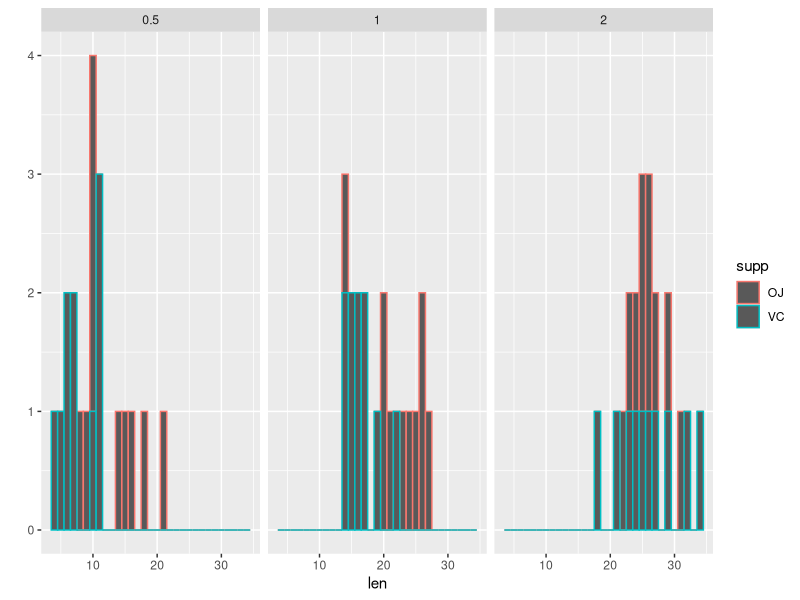
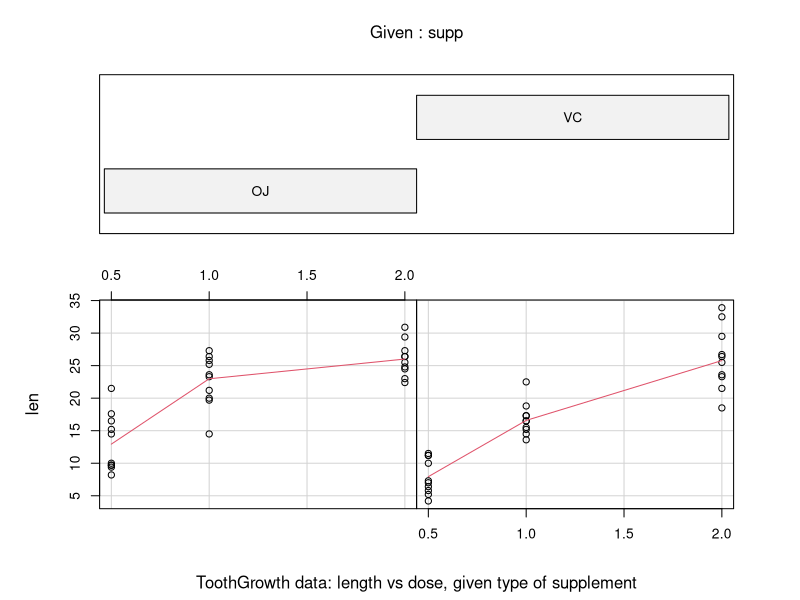

Write R code to recreate these figures, in order.
## ---- chunk 1
library(datasets)
library(ggplot2)
library(dplyr)
## ---- chunk 2
qplot(len, data=ToothGrowth, binwidth=1, facets=.~dose, colour=supp)
## ---- chunk 3
coplot(len ~ dose | supp, data = ToothGrowth, panel = panel.smooth, xlab = "ToothGrowth data: length vs dose, given type of supplement")
## ---- chunk 4
TG <- split(ToothGrowth, ToothGrowth$supp)
TGOJ <- as.data.frame(TG[1]); TGVC <- as.data.frame(TG[2])
## ---- chunk 5
TGOJdose <- split(TGOJ, factor(TGOJ$OJ.dose))
aTGOJdose <- as.data.frame(TGOJdose[1]); bTGOJdose <- as.data.frame(TGOJdose[2]); cTGOJdose <- as.data.frame(TGOJdose[3])
## ---- chunk 6
t.test(aTGOJdose$X0.5.OJ.len, bTGOJdose$X1.OJ.len, var.equal=TRUE)
## ---- chunk 7
t.test(bTGOJdose$X1.OJ.len, cTGOJdose$X2.OJ.len, var.equal=TRUE)
## ---- chunk 8
TGVCdose <- split(TGVC, factor(TGVC$VC.dose))
aTGVCdose <- as.data.frame(TGVCdose[1]); bTGVCdose <- as.data.frame(TGVCdose[2]); cTGVCdose <- as.data.frame(TGVCdose[3])
## ---- chunk 9
t.test(aTGVCdose$X0.5.VC.len, bTGVCdose$X1.VC.len, var.equal=TRUE)
## ---- chunk 10
t.test(bTGVCdose$X1.VC.len, cTGVCdose$X2.VC.len, var.equal=TRUE)
## ---- chunk 11
t.test(cTGOJdose$X2.OJ.len, cTGVCdose$X2.VC.len, var.equal=TRUE)
## ---- chunk 12
t.test(bTGOJdose$X1.OJ.len, bTGVCdose$X1.VC.len, var.equal=TRUE)
## ---- chunk 13
t.test(aTGOJdose$X0.5.OJ.len, aTGVCdose$X0.5.VC.len, var.equal=TRUE)
